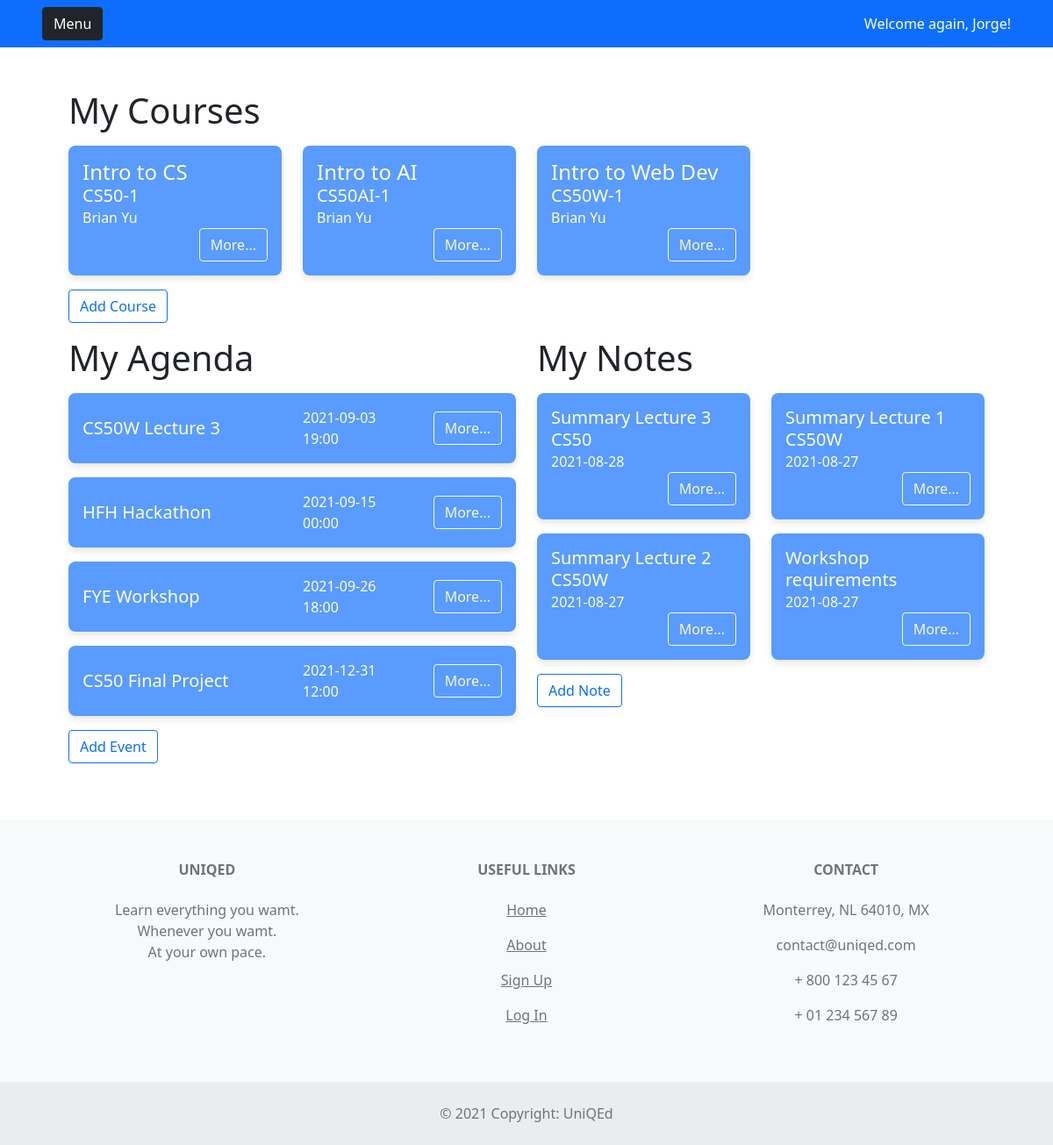
Screenshot of /home (signed in) with the database file from the repository.
### tables this page shows
CREATE TABLE 'courses' ('id' text PRIMARY KEY NOT NULL, 'key' text NOT NULL, 'section' integer NOT NULL, 'name' text NOT NULL, 'teacher_id' integer NOT NULL, 'available' integer NOT NULL, 'remaining' integer NOT NULL, 'language' text NOT NULL);

CREATE TABLE 'users' ('id' integer PRIMARY KEY AUTOINCREMENT NOT NULL, 'fname' text NOT NULL, 'lname' text NOT NULL, 'age' integer NOT NULL, 'gender' text NOT NULL, 'email' text NOT NULL, 'language' text NOT NULL, 'phone' text NOT NULL, 'username' text NOT NULL, 'hash' text NOT NULL, 'role' text NOT NULL);

CREATE TABLE 'events' ('id' integer PRIMARY KEY NOT NULL, 'user_id' integer NOT NULL, 'title' text NOT NULL, 'date' date NOT NULL, 'time' time NOT NULL, 'description' text NOT NULL);

CREATE TABLE 'notes' ('id' integer PRIMARY KEY NOT NULL, 'title' text NOT NULL, 'date' datetime NOT NULL DEFAULT CURRENT_DATE, 'description' text NOT NULL, 'user_id'  INTEGER NOT NULL  );

### application.py (the view)
@app.route("/home")
@login_required
def home():
    events = db.execute('SELECT * FROM events WHERE user_id=? ORDER BY date', session['user_id'])
    notes = db.execute('SELECT * FROM notes WHERE user_id=? ORDER BY date DESC', session['user_id'])
    if session['role'] == 'student':
        return render_template_logged_in("homeStudent.html", events=events, notes=notes)
    elif session['role'] == 'teacher':
        return render_template_logged_in("homeTeacher.html", events=events, notes=notes)
    else:
        return apology("Error handling your request. Try again.", 400)

### application.py (called while the page is built)
def render_template_logged_in(template, **args):
    if session['role'] == 'student':
        courses = db.execute('SELECT c.*, t.fname, t.lname FROM courses c INNER JOIN users t ON c.teacher_id=t.id WHERE c.id IN (SELECT course_id FROM enrrollments WHERE student_id=?) ', session['user_id'])
    elif session['role'] == 'teacher':
        courses = db.execute('SELECT * FROM courses WHERE teacher_id=? ORDER BY id', session['user_id'])
    return render_template(template, **args, session=session, courses=courses)

### helpers.py (called while the page is built)
def login_required(f):
    @wraps(f)
    def decorated_function(*args, **kwargs):
        if session.get("user_id") is None:
            return redirect("/login")
        return f(*args, **kwargs)
    return decorated_function

### templates/homeStudent.html (shortened to what this page needs)
{% extends "layoutHome.html" %}
{% block main %}
        <h2 class="display-6 mb-3">My Courses</h1>
        <div class='row courses'>
            {% if courses|length > 0 %}
                {% for course in courses %}
                <div class="col-sm-6 col-md-4 col-lg-3 mb-3">
                  <div class="card home-card">
                    <div class="card-body">
                      <div class="row">
                        <div class="col-12">
                            <span class="h4 m-0" id="courseName_{{ course['name']}}">{{ course['name']}}</span>
                        </div>
                        <div class="col-12">
                            <span class="h5 m-0" id="courseId_{{ course['id']}}">{{ course['id']}}</span>
                        </div>
                        <div class="col-12 <mb-2></mb-2>">
                            <span class="h6" id="courseTeacherName_{{ course['id']}}">{{ course['fname']}} {{ course['lname']}}</span>
                        </div>
                        <div class="col-12 d-flex justify-content-end">
                          <form action="/course/{{course['id']}}" method='GET'>
                            <button type="submit" class="btn btn-outline-light" >More...</button>
                          </form>
                        </div>
                      </div>
                    </div>
                  </div>
                </div>
                {% endfor %}
            {% else %}
                <div class="col-xs-12">
                  <h6 class="display-10 mb-3">You have not registered courses.</h1>
                </div>
            {% endif %}
        </div>
        <button type="button" class="btn btn-outline-primary mb-3" data-bs-toggle="modal" data-bs-target="#addCourseModal">Add Course</button>
        <div class='row'>
          <div class='col-lg-6'>
            <h2 class="display-6 mb-3">My Agenda</h1>
            <div class='row'>
              {% if events|length > 0 %}
                  {% for event in events %}
                  <div class="col-sm-12 mb-3">
                    <div class="card home-card">
                      <div class="card-body">
                        <div class="row align-items-center">
                          <div class="col-sm-6">
                              <span class="h5 m-0" id="eventTitle{{ event['id']}}">{{ event['title']}}</span>
                          </div>
                          <div class="col-sm-3">
                              <span class="h6 m-0" id="eventDate{{ event['id']}}">{{ event['date']}}</span>
                              <span class="h6 m-0" id="eventTime{{ event['id']}}">{{ event['time']}}</span>
                          </div>
                          <div class="col-sm-3 d-flex justify-content-end">
                              <button type="button" class="btn btn-outline-light" data-bs-id="{{ event['id']}}" data-bs-toggle="modal" data-bs-target="#eventDescriptionModal">More...</button>
                          </div>
                        </div>
                      </div>
                    </div>
                  </div>
                  {% endfor %}
              {% else %}
                  <div class="col-xs-12">
                    <h6 class="display-10 mb-3">You have not scheduled events.</h1>
                  </div>
              {% endif %}
            </div>
            <button type="button" class="btn btn-outline-primary mb-3" data-bs-toggle="modal" data-bs-target="#addEventModal">Add Event</button>
          </div>
          <div class='col-lg-6'>
            <h2 class="display-6 mb-3">My Notes</h1>
            <div class='row notes'>
              {% if notes|length > 0 %}
                  {% for note in notes %}
                  <div class="col-sm-6 mb-3">
                    <div class="card home-card">
                      <div class="card-body">
                        <div class="row">
                          <div class="col-12">
                              <span class="h5 m-0" id="noteTitle{{ note['id']}}">{{ note['title']}}</span>
                          </div>
                          <div class="col-12">
                              <span class="h6 m-0" id="noteDate{{ note['id']}}">{{ note['date']}}</span>
                          </div>
                          <div class="col-12 d-flex justify-content-end">
                              <button type="button" class="btn btn-outline-light" data-bs-id="{{ note['id']}}" data-bs-toggle="modal" data-bs-target="#noteDescriptionModal">More...</button>
                          </div>
                        </div>
                      </div>
                    </div>
                  </div>
                  {% endfor %}
              {% else %}
                  <div class="col-xs-12">
                    <h6 class="display-10 mb-3">You don't have any note.</h1>
                  </div>
              {% endif %}
            </div>
          <button type="button" class="btn btn-outline-primary mb-3" data-bs-toggle="modal" data-bs-target="#addNoteModal">Add Note</button>
          </div>
        </div>
{% endblock %}

### templates/layoutHome.html (shortened to what this page needs)
<!DOCTYPE html>
<html lang="en">
    <head>
        <link href="https://cdn.jsdelivr.net/npm/bootstrap@5.0.2/dist/css/bootstrap.min.css" rel="stylesheet">
        <link href="/static/styles.css" rel="stylesheet">
    </head>
    <body>
      <nav class="navbar sticky-top navbar-expand-lg navbar-dark bg-primary">
        <div class="container-fluid px-5">
          <button class="btn btn-dark" type="button" data-bs-toggle="offcanvas" data-bs-target="#sidebar" aria-controls="sidebar">
            Menu
          </button>
          <div class="collapse navbar-collapse justify-content-end" id="navbarNavAltMarkup">
            <div class="navbar-nav" id="navbar-nav" style="color: white;">
              Welcome again,  {{ session['fname'] }}!
            </div>
          </div>
        </div>
      </nav>
        <main class="container p-5">
            {% block main %}{% endblock %}
        </main>
<footer class="text-center text-lg-start bg-light text-muted">
  <section class="">
    <div class="container text-center text-md-start pt-5 pb-4">
      <div class="row text-center">
        <div class="col-md-3 col-lg-4 col-xl-3 mx-auto">
          <h6 class="text-uppercase fw-bold mb-4">
            UniQEd
          </h6>
          <p>
            Learn everything you wamt.<br>
            Whenever you wamt.<br>
            At your own pace.
          </p>
        </div>
        <div class="col-md-3 col-lg-2 col-xl-2 mx-auto mb-4">
          <h6 class="text-uppercase fw-bold mb-4">
            Useful links
          </h6>
          <p>
            <a href="/" class="text-reset">Home</a>
          </p>
          <p>
            <a href="/about" class="text-reset">About</a>
          </p>
          <p>
            <a href="/signup" class="text-reset">Sign Up</a>
          </p>
          <p>
            <a href="/login" class="text-reset">Log In</a>
          </p>
        </div>
        <div class="col-md-4 col-lg-4 col-xl-3 mx-auto mb-md-0 mb-4">
          <h6 class="text-uppercase fw-bold mb-4">
            Contact
          </h6>
          <p>Monterrey, NL 64010, MX</p>
          <p>
            contact@uniqed.com
          </p>
          <p>+ 800 123 45 67</p>
          <p>+ 01 234 567 89</p>
        </div>
      </div>
    </div>
  </section>
  <div class="text-center p-4" style="background-color: rgba(0, 0, 0, 0.05);">
    © 2021 Copyright: UniQEd
  </div>
</footer>
    </body>
</html>

### static/styles.css (style rules this page uses)
.home-card { font-weight: 600; color: white; background-color: rgba(89,155,254, 1); box-shadow: 0 0.25rem 0.5rem 0 rgba(0, 0, 0, 0.1); border: none; border-radius: 0.5rem; }

### rows the page displays
courses: name "Intro to CS", id "CS50-1", fname "Brian", lname "Yu"
courses: name "Intro to AI", id "CS50AI-1", fname "Brian", lname "Yu"
courses: name "Intro to Web Dev", id "CS50W-1", fname "Brian", lname "Yu"
events: title "CS50W Lecture 3", date "2021-09-03", time "19:00"
events: title "HFH Hackathon", date "2021-09-15", time "00:00"
events: title "FYE Workshop", date "2021-09-26", time "18:00"
events: title "CS50 Final Project", date "2021-12-31", time "12:00"
notes: title "Summary Lecture 3 CS50", date "2021-08-28"
notes: title "Summary Lecture 1 CS50W", date "2021-08-27"
notes: title "Summary Lecture 2 CS50W", date "2021-08-27"
notes: title "Workshop requirements", date "2021-08-27"

### other values shown
{{ session['fname'] }} "Jorge"
